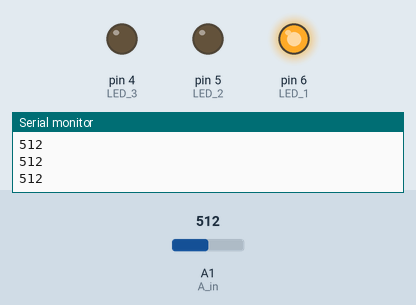
A program run on a simulated Arduino Nano, built with avr-gcc and run on an emulated ATmega328P. Shown: output pins drawn as LEDs (lit = HIGH), the last lines printed to the serial monitor. Inputs (shaded band) come from the test bench; at power-on: A1 (A_in) = 512.

Above: at 1.2 s.
1.3 s: A1 (A_in) set to 494
At 2.6 s:
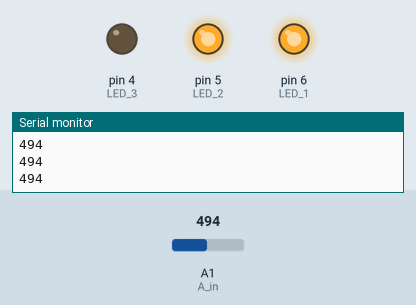
2.9 s: A1 (A_in) set to 262
4.4 s: A1 (A_in) set to 243
At 5.3 s:
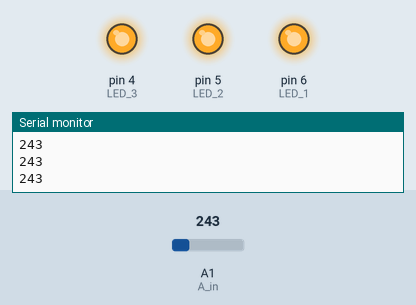
5.9 s: A1 (A_in) set to 778
At 6.6 s:
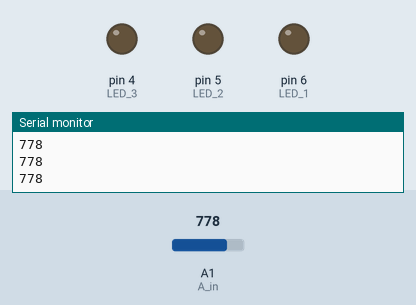
7.5 s: A1 (A_in) set to 752
At 8.8 s:
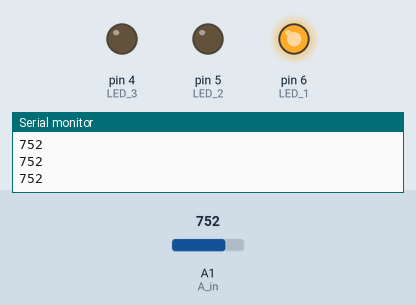
9.1 s: A1 (A_in) set to 900
At 10.4 s:
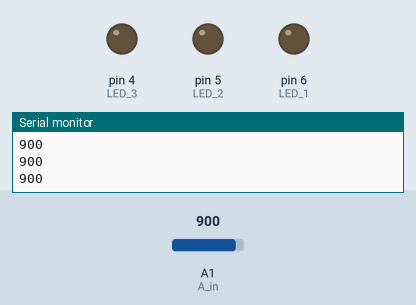
Timing chart, 0 to 11.7 s (numbered marks = the images above; inputs shaded):
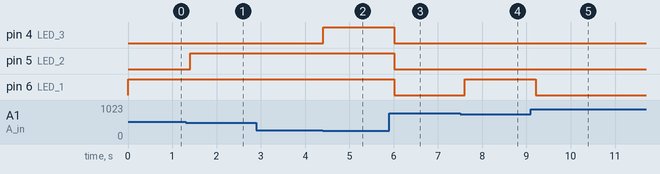

Measured:
- the behaviour switches between 512 and 511 on A1 (A_in) (found by bisection; images 0 and 1)
- the behaviour switches between 256 and 255 on A1 (A_in) (found by bisection; images 1 and 2)
- the behaviour switches between 768 and 767 on A1 (A_in) (found by bisection; images 3 and 4)
- after the input at 1.3 s, pin 5 (LED_2): LOW → HIGH after 0.10 s
- after the input at 4.4 s, pin 4 (LED_3): LOW → HIGH at once
- after the input at 5.9 s, pin 4 (LED_3), pin 5 (LED_2), pin 6 (LED_1): HIGH → LOW after 0.11 s
- after the input at 7.5 s, pin 6 (LED_1): LOW → HIGH after 0.11 s
- after the input at 9.1 s, pin 6 (LED_1): HIGH → LOW after 0.11 s

The program:

main.cpp
```cpp
#include <Arduino.h>

#define A_in A1
#define LED_1 6
#define LED_2 5
#define LED_3 4

int sensorValue = 0;

void setup() {
  pinMode(LED_1, OUTPUT);
  pinMode(LED_2, OUTPUT);
  pinMode(LED_3, OUTPUT);
  pinMode(A_in, INPUT);

  Serial.begin(9600);
}

void loop() {
  sensorValue = analogRead(A_in);
  if (sensorValue<256)
    digitalWrite(LED_3, HIGH);
  else
    digitalWrite(LED_3, LOW);

  if (sensorValue<512)
    digitalWrite(LED_2, HIGH);
  else
    digitalWrite(LED_2, LOW);

  if (sensorValue<768)
    digitalWrite(LED_1, HIGH);
  else
    digitalWrite(LED_1, LOW);

  Serial.println(sensorValue);

  delay(200);

}
```
